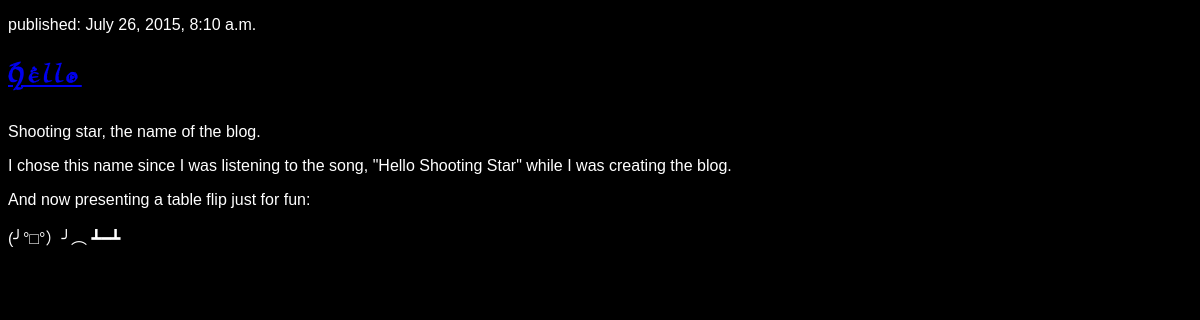
Before: / with the older database file.
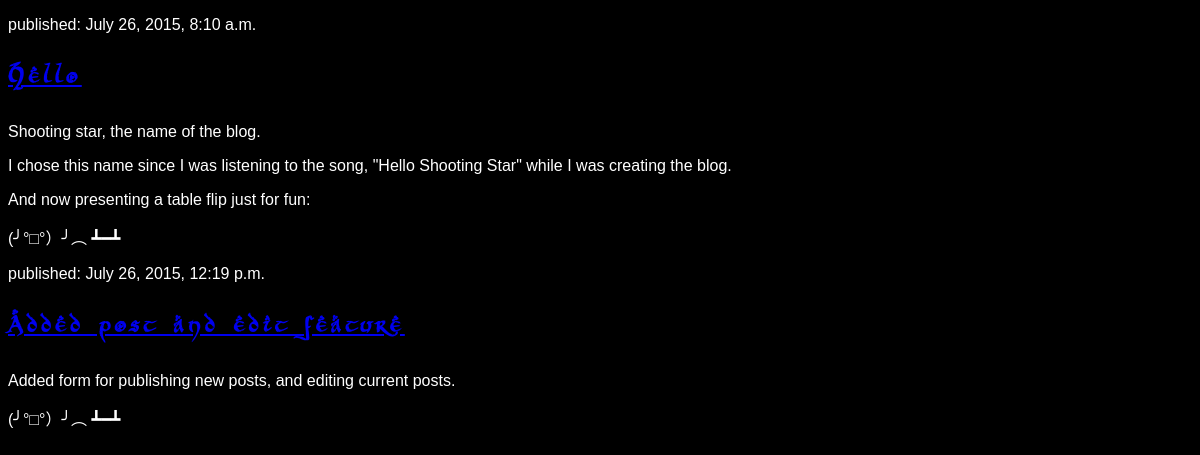
After: the same page with the newer database file.
### blog/models.py (models this page shows, shortened)
class TimeStampedModel(models.Model):
    created = models.DateTimeField(auto_now_add=True)
    modified = models.DateTimeField(auto_now=True)
    class Meta:
        abstract = True

class Post(TimeStampedModel):
    author = models.ForeignKey('auth.User')
    title = models.CharField(max_length=200)
    text = models.TextField()
    published = models.DateTimeField(blank=True)

### blog/views.py (the view)
# urls.py: url(r'^$', views.post_list, name='post_list'),
def post_list(request):
    posts = Post.objects.filter(published__lte=timezone.now()).order_by('published')
    return render(request, 'blog/post_list.html', {'posts': posts})

### blog/templates/blog/post_list.html
{% extends 'blog/base.html' %}
{% block content %}
    {% for post in posts %}
        <div>
            <p>published: {{ post.published }}</p>
            <h2 class="hobbit">
                <a href="{% url 'post_detail' pk=post.pk %}">
                    {{ post.title }}
                </a>
            </h2>
            <p>{{ post.text|linebreaks }}</p>
        </div>
    {% endfor %}
{% endblock content %}

### blog/templates/blog/base.html (shortened to what this page needs)
{% load staticfiles %}
<!DOCTYPE html>
<html lang="en">
<head>
    <link rel="stylesheet" href="{% static 'css/blog.css' %}" />
</head>
<body>
    {% block content %}
    {% endblock %}
</body>
</html>

### blog/static/css/blog.css (style rules this page uses)
body { background-color: black; color: white; font-family: sans-serif, arial; }
.hobbit { font-family: hobbit, sans-serif; letter-spacing: 5px; }

Changed rows visible on the page:
added Post: published "July 26, 2015, 12:19 p.m.", title "Added post and edit feature", text "Added form for publishing new posts, and editing current posts. (╯°□°）╯︵ ┻━┻"
